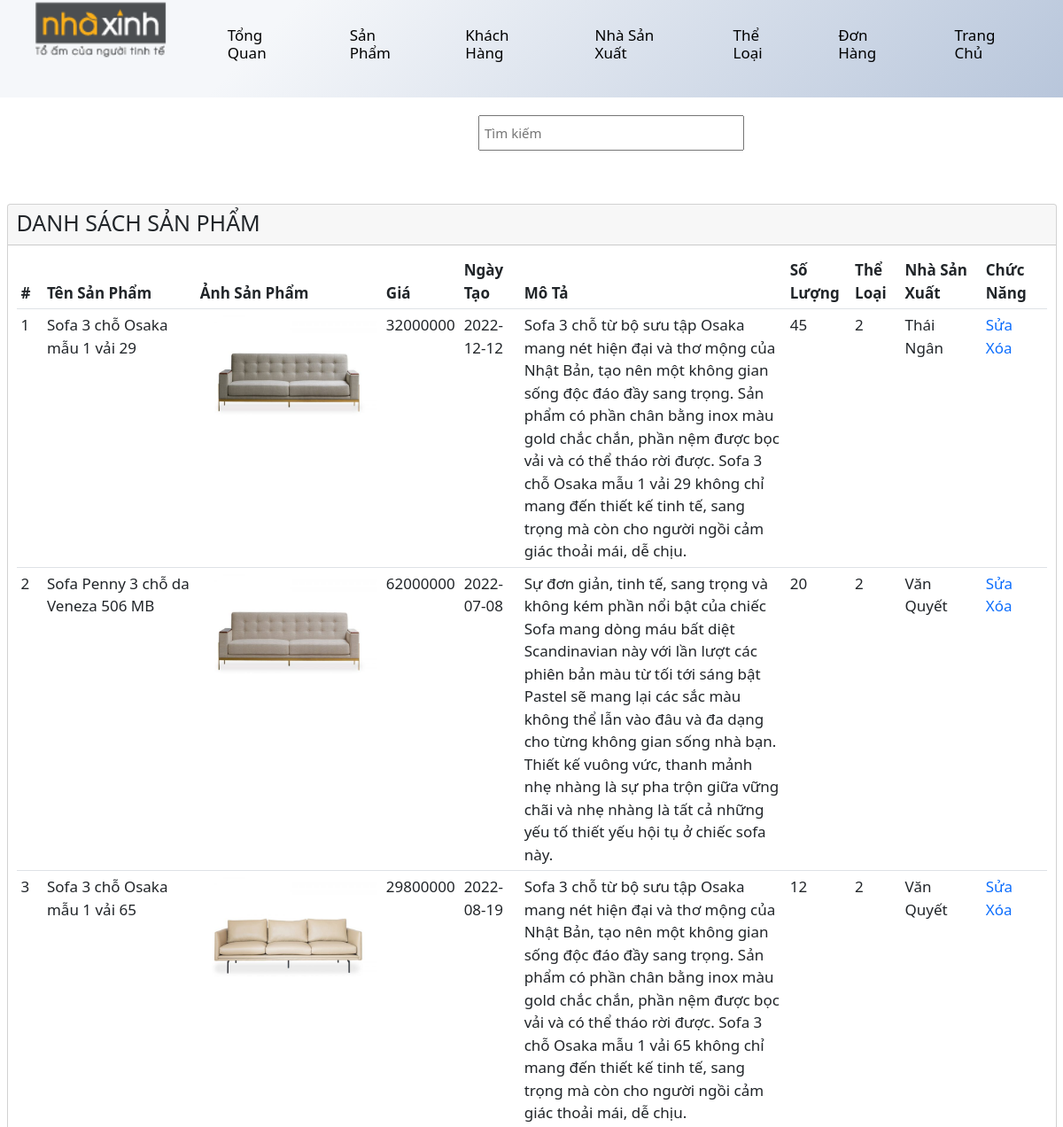
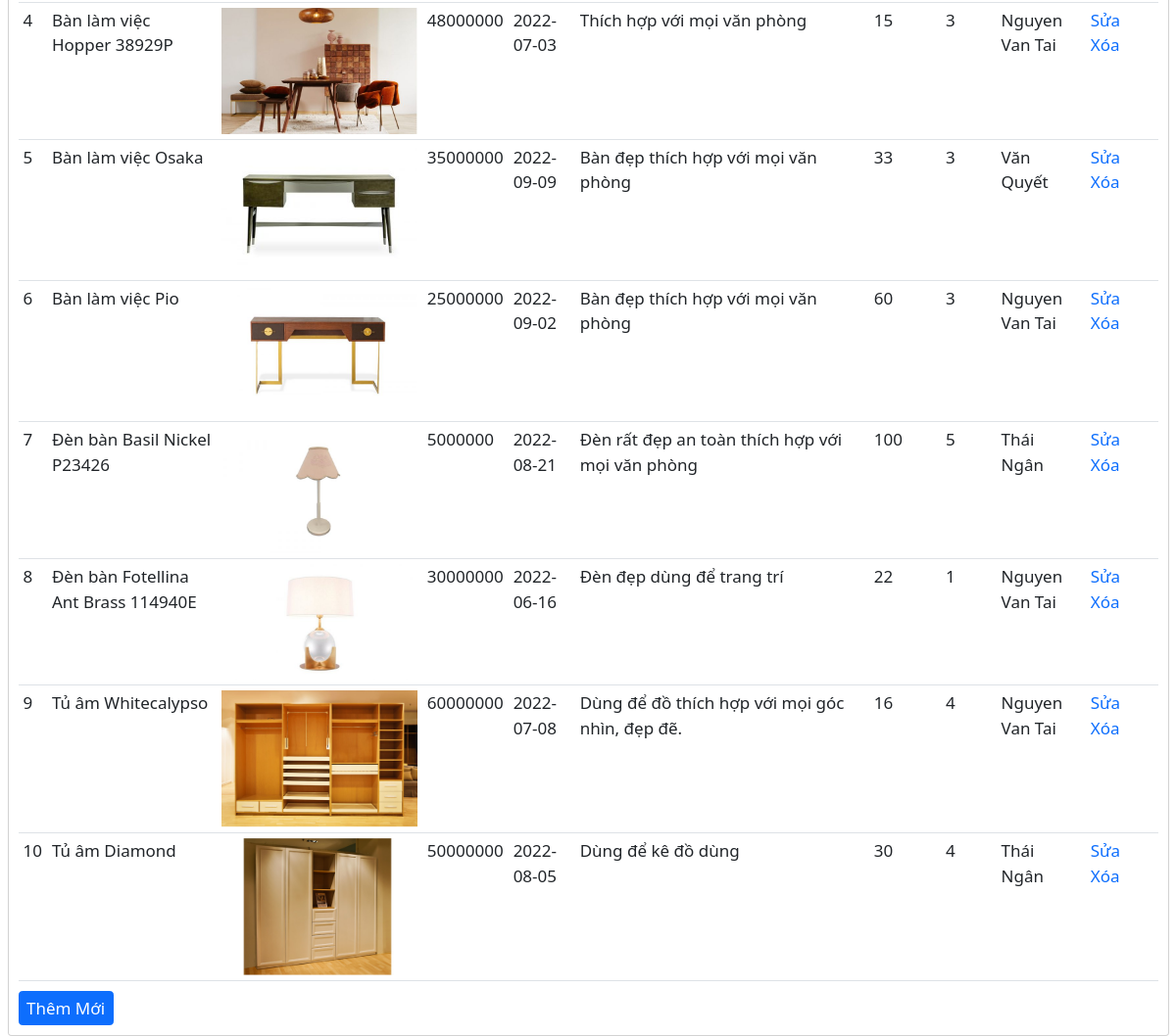
The page /QLSanPham/index.php on the database its author committed (2 pictures, top to bottom).
### tables this page shows
CREATE TABLE `sanpham` (
  `maSP` int(11) NOT NULL,
  `tenSP` varchar(50) NOT NULL,
  `image` char(100) NOT NULL,
  `gia` int(11) NOT NULL,
  `ngay` date NOT NULL,
  `moTa` text NOT NULL,
  `soLuongSP` int(11) NOT NULL,
  `maTL` int(11) NOT NULL,
  `maNSX` int(11) NOT NULL
);

CREATE TABLE `nhasanxuat` (
  `maNSX` int(11) NOT NULL,
  `tenNSX` varchar(50) NOT NULL,
  `diaChi` varchar(100) NOT NULL,
  `soDT` bigint(20) NOT NULL
);

### QLSanPham/sanpham/danhsach.php (the view, shortened to what this page needs)
<!DOCTYPE html>
<html lang="en">
<head>
    <link rel="stylesheet" href="./font/themify-icons/themify-icons.css">
</head>
<body>
    <?php
    require_once 'header.php';
    ?>
    <div class="menu-search">
        <form action="index.php" method ="GET">
            <input name="search" type="text" placeholder="Tìm kiếm">
        </form>
    </div>
</body>
</html>
<?php
    $sql = "SELECT * FROM sanpham inner join nhasanxuat on sanpham.maNSX = nhasanxuat.maNSX";
?>
<div class="container-fluid">
    <div class="card">
        <div class="card-header">
            <h1>DANH SÁCH SẢN PHẨM</h1>
        </div>
        <div class="card-body">
            <table class="table">
                <thead class="thead-dark">
                    <tr>
                        <th>#</th>
                        <th>Tên Sản Phẩm</th>
                        <th>Ảnh Sản Phẩm</th>
                        <th>Giá</th>
                        <th>Ngày Tạo</th>
                        <th>Mô Tả</th>
                        <th>Số Lượng</th>
                        <th>Thể Loại</th>
                        <th>Nhà Sản Xuất</th>
                        <th>Chức Năng</th>
                    </tr>
                </thead>
                <tbody>
                    <?php
                         if(isset($_GET['search'])){
                            $search = $_GET['search'];
                            $querySearch = "SELECT * from sanpham inner join theloai on sanpham.maTL = theloai.maTL inner join nhasanxuat on sanpham.maNSX = nhasanxuat.maNSX where '$search' is not null and tenSP like CONCAT ('%$search%') or '$search' is null  ";
                            $dataSearch = mysqli_query($conn,$querySearch);
                         }
                         else{
                            $dataSearch = mysqli_query($conn,$sql);
                         }
                        $i = 1;
                        while($row = mysqli_fetch_assoc($dataSearch)) {?>
                            <tr>
                                <td><?php echo $i++; ?></td>
                                <td><?php echo $row['tenSP']; ?></td>
                                <td>
                                    <img style="width: 200px;" src="../image/<?php echo $row['image']; ?>" alt="">
                                </td>
                                <td><?php echo $row['gia']; ?></td>
                                <td><?php echo $row['ngay']; ?></td>
                                <td style="width: 300px;"><?php echo $row['moTa']; ?></td>
                                <td><?php echo $row['soLuongSP']; ?></td>
                                <td><?php echo $row['maTL']; ?></td>
                                <td><?php echo $row['tenNSX']; ?></td>
                                <td>
                                    <a style="text-decoration: none; margin-right: 20px;" href="index.php?page_layout=sua&id=<?php echo $row['maSP']; ?>">Sửa</a>
                                    <a onclick="return Del('<?php echo $row['tenSP']; ?>')" style="text-decoration: none;" href="index.php?page_layout=xoa&id=<?php echo $row['maSP']; ?>">Xóa</a>
                                </td>
                            </tr>
                        <?php } ?>
                </tbody>
            </table>
            <a style="font-size: 17px;" class="btn btn-primary" href="index.php?page_layout=them">Thêm Mới</a>
        </div>
    </div>
</div>

### QLSanPham/sanpham/danhsach.php (style rules this page uses)
* { margin: 0; padding: 0; box-sizing: border-box; }
html { font-size: 62.5%; line-height: 1.6rem; box-sizing: border-box; font-family: 'Roboto', sans-serif; }
.menu-search { margin-left: 45%; margin-bottom: 60px; }
.menu-search form { width: 300px; height: 40px; }
.menu-search form input { width: 100%; height: 100%; font-size: 15px; outline: none; padding-left: 5px; }
.container-fluid { font-size:17px; }

### rows shown on the page
sanpham: tenSP "Sofa 3 chỗ Osaka mẫu 1 vải 29", image (picture), gia "32000000", ngay "2022-12-12", moTa "Sofa 3 chỗ từ bộ sưu tập Osaka mang nét hiện đại và thơ mộng của Nhật Bản, tạo nên một không gian sống độc đáo đầy sang trọng. Sản phẩm có phần chân bằng inox màu gold chắc chắn, phần nệm được bọc vải và có thể tháo rời được. Sofa 3 chỗ Osaka mẫu 1 vải 29 không chỉ mang đến thiết kế tinh tế, sang trọng mà còn cho người ngồi cảm giác thoải mái, dễ chịu.", soLuongSP "45", maTL "2", maNSX.tenNSX "Thái Ngân"
sanpham: tenSP "Sofa Penny 3 chỗ da Veneza 506 MB", image (picture), gia "62000000", ngay "2022-07-08", moTa "Sự đơn giản, tinh tế, sang trọng và không kém phần nổi bật của chiếc Sofa mang dòng máu bất diệt Scandinavian này với lần lượt các phiên bản màu từ tối tới sáng bật Pastel sẽ mang lại các sắc màu không thể lẫn vào đâu và đa dạng cho từng không gian sống nhà bạn. Thiết kế vuông vức, thanh mảnh nhẹ nhàng là sự pha trộn giữa vững chãi và nhẹ nhàng là tất cả những yếu tố thiết yếu hội tụ ở chiếc sofa này.", soLuongSP "20", maTL "2", maNSX.tenNSX "Văn Quyết"
sanpham: tenSP "Sofa 3 chỗ Osaka mẫu 1 vải 65", image (picture), gia "29800000", ngay "2022-08-19", moTa "Sofa 3 chỗ từ bộ sưu tập Osaka mang nét hiện đại và thơ mộng của Nhật Bản, tạo nên một không gian sống độc đáo đầy sang trọng. Sản phẩm có phần chân bằng inox màu gold chắc chắn, phần nệm được bọc vải và có thể tháo rời được. Sofa 3 chỗ Osaka mẫu 1 vải 65 không chỉ mang đến thiết kế tinh tế, sang trọng mà còn cho người ngồi cảm giác thoải mái, dễ chịu.", soLuongSP "12", maTL "2", maNSX.tenNSX "Văn Quyết"
sanpham: tenSP "Bàn làm việc Hopper 38929P", image (picture), gia "48000000", ngay "2022-07-03", moTa "Thích hợp với mọi văn phòng", soLuongSP "15", maTL "3", maNSX.tenNSX "Nguyen Van Tai"
sanpham: tenSP "Bàn làm việc Osaka", image (picture), gia "35000000", ngay "2022-09-09", moTa "Bàn đẹp thích hợp với mọi văn phòng", soLuongSP "33", maTL "3", maNSX.tenNSX "Văn Quyết"
sanpham: tenSP "Bàn làm việc Pio", image (picture), gia "25000000", ngay "2022-09-02", moTa "Bàn đẹp thích hợp với mọi văn phòng", soLuongSP "60", maTL "3", maNSX.tenNSX "Nguyen Van Tai"
sanpham: tenSP "Đèn bàn Basil Nickel P23426", image (picture), gia "5000000", ngay "2022-08-21", moTa "Đèn rất đẹp an toàn thích hợp với mọi văn phòng", soLuongSP "100", maTL "5", maNSX.tenNSX "Thái Ngân"
sanpham: tenSP "Đèn bàn Fotellina Ant Brass 114940E", image (picture), gia "30000000", ngay "2022-06-16", moTa "Đèn đẹp dùng để trang trí", soLuongSP "22", maTL "1", maNSX.tenNSX "Nguyen Van Tai"
sanpham: tenSP "Tủ âm Whitecalypso", image (picture), gia "60000000", ngay "2022-07-08", moTa "Dùng để đồ thích hợp với mọi góc nhìn, đẹp đẽ.", soLuongSP "16", maTL "4", maNSX.tenNSX "Nguyen Van Tai"
sanpham: tenSP "Tủ âm Diamond", image (picture), gia "50000000", ngay "2022-08-05", moTa "Dùng để kê đồ dùng", soLuongSP "30", maTL "4", maNSX.tenNSX "Thái Ngân"
